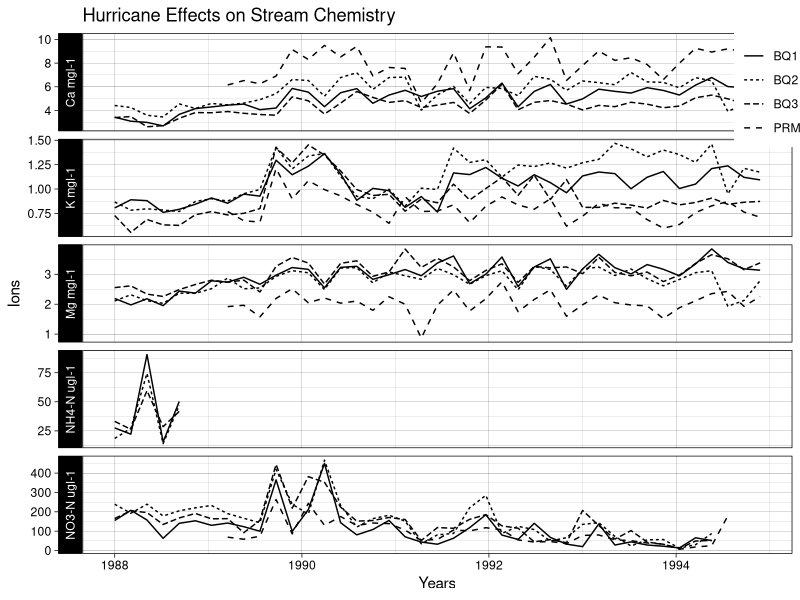
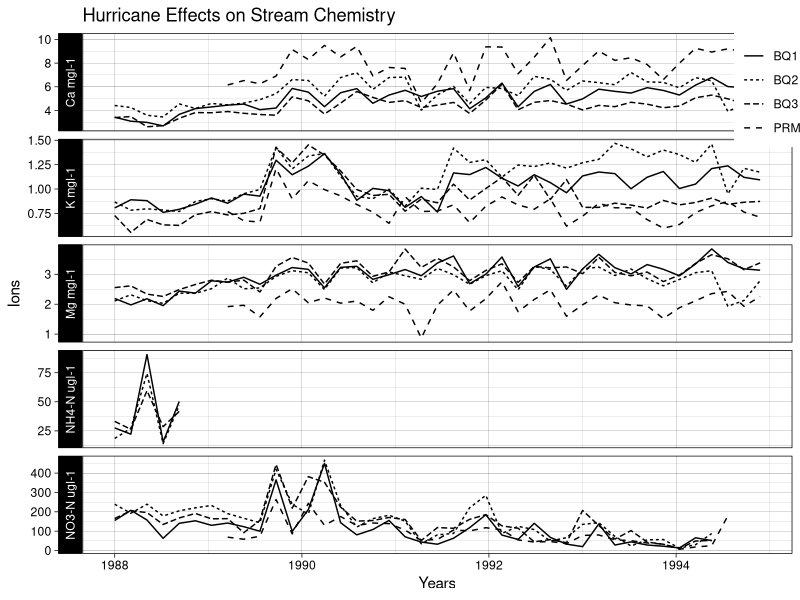

These figures' R source, in order:
## ---- chunk 1
library(tidyverse)
lter_smoothed_output <- read_csv("../output/lter_smoothed_output.csv")
hurricane_date <- as.Date("1989-09-18")

lter_smoothed_output |>
  ggplot(
    mapping = aes(
      x = window_start,
      y = window_mean,
      group = sample_id,
      linetype = sample_id
    )
  ) +
  geom_line() +
  theme_linedraw() +
  theme(legend.position = c(.97, .91)) +
  facet_grid(vars(lter_smoothed_output$ions), scales = "free", switch = "y") +
  ylab("Ions") +
  xlab("Years") +
  labs(title = "Hurricane Effects on Stream Chemistry", linetype = "") #+
#geom_vline(xintercept = hurricane_date, linetype = "dashed", linewidth = 4)

ggsave("../figs/fig3_recreation.png")
